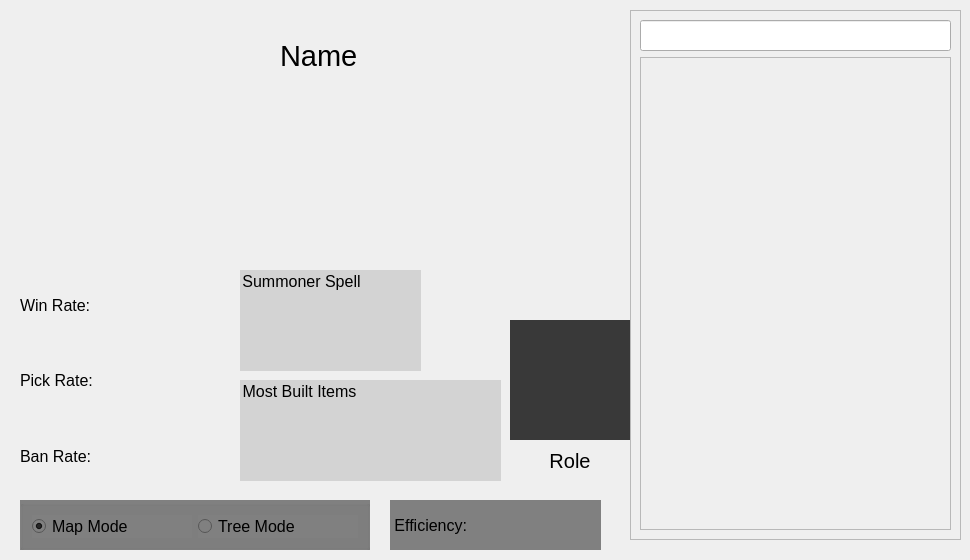
<?xml version="1.0" encoding="UTF-8"?>
<ui version="4.0">
 <class>LOLStats</class>
 <widget class="QMainWindow" name="LOLStats">
  <property name="geometry">
   <rect>
    <x>0</x>
    <y>0</y>
    <width>970</width>
    <height>560</height>
   </rect>
  </property>
  <property name="font">
   <font>
    <pointsize>12</pointsize>
   </font>
  </property>
  <property name="windowTitle">
   <string>LOLStats</string>
  </property>
  <widget class="QWidget" name="centralwidget">
   <widget class="QLabel" name="champImage">
    <property name="geometry">
     <rect>
      <x>20</x>
      <y>20</y>
      <width>240</width>
      <height>240</height>
     </rect>
    </property>
    <property name="text">
     <string/>
    </property>
    <property name="pixmap">
     <pixmap resource="Resources.qrc">:/asset/images/LeagueAssets/League_of_Legends_icon.png</pixmap>
    </property>
    <property name="scaledContents">
     <bool>true</bool>
    </property>
   </widget>
   <widget class="QLabel" name="champName">
    <property name="geometry">
     <rect>
      <x>280</x>
      <y>10</y>
      <width>301</width>
      <height>91</height>
     </rect>
    </property>
    <property name="font">
     <font>
      <pointsize>22</pointsize>
     </font>
    </property>
    <property name="text">
     <string>Name</string>
    </property>
    <property name="scaledContents">
     <bool>true</bool>
    </property>
   </widget>
   <widget class="QGroupBox" name="dataModeBox">
    <property name="geometry">
     <rect>
      <x>20</x>
      <y>500</y>
      <width>350</width>
      <height>50</height>
     </rect>
    </property>
    <property name="autoFillBackground">
     <bool>false</bool>
    </property>
    <property name="styleSheet">
     <string notr="true">background-color:grey;</string>
    </property>
    <property name="title">
     <string/>
    </property>
    <layout class="QHBoxLayout" name="horizontalLayout">
     <item>
      <widget class="QRadioButton" name="mapButton">
       <property name="enabled">
        <bool>true</bool>
       </property>
       <property name="sizePolicy">
        <sizepolicy hsizetype="Minimum" vsizetype="Fixed">
         <horstretch>0</horstretch>
         <verstretch>0</verstretch>
        </sizepolicy>
       </property>
       <property name="font">
        <font>
         <pointsize>12</pointsize>
         <stylestrategy>PreferAntialias</stylestrategy>
         <kerning>true</kerning>
        </font>
       </property>
       <property name="styleSheet">
        <string notr="true"/>
       </property>
       <property name="text">
        <string>Map Mode</string>
       </property>
       <property name="checked">
        <bool>true</bool>
       </property>
      </widget>
     </item>
     <item>
      <widget class="QRadioButton" name="treeButton">
       <property name="sizePolicy">
        <sizepolicy hsizetype="Minimum" vsizetype="Fixed">
         <horstretch>0</horstretch>
         <verstretch>0</verstretch>
        </sizepolicy>
       </property>
       <property name="font">
        <font>
         <pointsize>12</pointsize>
        </font>
       </property>
       <property name="text">
        <string>Tree Mode</string>
       </property>
      </widget>
     </item>
    </layout>
   </widget>
   <widget class="QGroupBox" name="summonerSpell">
    <property name="geometry">
     <rect>
      <x>240</x>
      <y>270</y>
      <width>181</width>
      <height>101</height>
     </rect>
    </property>
    <property name="font">
     <font>
      <pointsize>12</pointsize>
      <kerning>true</kerning>
     </font>
    </property>
    <property name="styleSheet">
     <string notr="true">background-color:lightgrey; border: 1px;</string>
    </property>
    <property name="title">
     <string>Summoner Spell</string>
    </property>
    <widget class="QLabel" name="summonerSpellP1">
     <property name="geometry">
      <rect>
       <x>20</x>
       <y>30</y>
       <width>60</width>
       <height>60</height>
      </rect>
     </property>
     <property name="text">
      <string/>
     </property>
     <property name="pixmap">
      <pixmap resource="Resources.qrc">:/spells/images/LeagueSpells/Ghost.png</pixmap>
     </property>
     <property name="scaledContents">
      <bool>true</bool>
     </property>
    </widget>
    <widget class="QLabel" name="summonerSpellP2">
     <property name="geometry">
      <rect>
       <x>100</x>
       <y>30</y>
       <width>60</width>
       <height>60</height>
      </rect>
     </property>
     <property name="text">
      <string/>
     </property>
     <property name="pixmap">
      <pixmap resource="Resources.qrc">:/spells/images/LeagueSpells/Heal.png</pixmap>
     </property>
     <property name="scaledContents">
      <bool>true</bool>
     </property>
    </widget>
   </widget>
   <widget class="QFrame" name="champSelect">
    <property name="geometry">
     <rect>
      <x>630</x>
      <y>10</y>
      <width>331</width>
      <height>530</height>
     </rect>
    </property>
    <property name="frameShape">
     <enum>QFrame::StyledPanel</enum>
    </property>
    <property name="frameShadow">
     <enum>QFrame::Raised</enum>
    </property>
    <layout class="QVBoxLayout" name="verticalLayout">
     <item>
      <widget class="QLineEdit" name="searchBox">
       <property name="font">
        <font>
         <pointsize>14</pointsize>
        </font>
       </property>
       <property name="placeholderText">
        <string/>
       </property>
      </widget>
     </item>
     <item>
      <widget class="QScrollArea" name="scrollArea">
       <property name="styleSheet">
        <string notr="true"/>
       </property>
       <property name="widgetResizable">
        <bool>true</bool>
       </property>
       <widget class="QWidget" name="scrollAreaWidgetContents">
        <property name="geometry">
         <rect>
          <x>0</x>
          <y>0</y>
          <width>305</width>
          <height>463</height>
         </rect>
        </property>
       </widget>
      </widget>
     </item>
    </layout>
   </widget>
   <widget class="QWidget" name="verticalLayoutWidget">
    <property name="geometry">
     <rect>
      <x>20</x>
      <y>270</y>
      <width>211</width>
      <height>221</height>
     </rect>
    </property>
    <layout class="QVBoxLayout" name="rates">
     <property name="sizeConstraint">
      <enum>QLayout::SetDefaultConstraint</enum>
     </property>
     <item>
      <widget class="QLabel" name="winRate">
       <property name="text">
        <string>Win Rate:</string>
       </property>
       <property name="scaledContents">
        <bool>true</bool>
       </property>
      </widget>
     </item>
     <item>
      <widget class="QLabel" name="pickRate">
       <property name="sizePolicy">
        <sizepolicy hsizetype="Preferred" vsizetype="Preferred">
         <horstretch>0</horstretch>
         <verstretch>0</verstretch>
        </sizepolicy>
       </property>
       <property name="text">
        <string>Pick Rate:</string>
       </property>
       <property name="scaledContents">
        <bool>true</bool>
       </property>
      </widget>
     </item>
     <item>
      <widget class="QLabel" name="banRate">
       <property name="sizePolicy">
        <sizepolicy hsizetype="Preferred" vsizetype="Preferred">
         <horstretch>0</horstretch>
         <verstretch>0</verstretch>
        </sizepolicy>
       </property>
       <property name="text">
        <string>Ban Rate:</string>
       </property>
       <property name="scaledContents">
        <bool>true</bool>
       </property>
      </widget>
     </item>
    </layout>
   </widget>
   <widget class="QLabel" name="roleIcon">
    <property name="geometry">
     <rect>
      <x>510</x>
      <y>320</y>
      <width>120</width>
      <height>120</height>
     </rect>
    </property>
    <property name="styleSheet">
     <string notr="true">background-color: rgb(57, 57, 57);</string>
    </property>
    <property name="text">
     <string/>
    </property>
    <property name="pixmap">
     <pixmap resource="Resources.qrc">:/roles/images/LaneIcons/Specialist_icon.png</pixmap>
    </property>
    <property name="scaledContents">
     <bool>true</bool>
    </property>
   </widget>
   <widget class="QLabel" name="roleName">
    <property name="geometry">
     <rect>
      <x>510</x>
      <y>440</y>
      <width>120</width>
      <height>41</height>
     </rect>
    </property>
    <property name="font">
     <font>
      <pointsize>15</pointsize>
     </font>
    </property>
    <property name="styleSheet">
     <string notr="true"/>
    </property>
    <property name="text">
     <string>Role</string>
    </property>
    <property name="alignment">
     <set>Qt::AlignCenter</set>
    </property>
   </widget>
   <widget class="QLabel" name="efficiency">
    <property name="geometry">
     <rect>
      <x>390</x>
      <y>500</y>
      <width>211</width>
      <height>50</height>
     </rect>
    </property>
    <property name="font">
     <font>
      <pointsize>12</pointsize>
     </font>
    </property>
    <property name="styleSheet">
     <string notr="true">background-color:grey;</string>
    </property>
    <property name="text">
     <string> Efficiency:</string>
    </property>
   </widget>
   <widget class="QGroupBox" name="itemList">
    <property name="geometry">
     <rect>
      <x>240</x>
      <y>380</y>
      <width>261</width>
      <height>101</height>
     </rect>
    </property>
    <property name="font">
     <font>
      <pointsize>12</pointsize>
      <kerning>true</kerning>
     </font>
    </property>
    <property name="styleSheet">
     <string notr="true">background-color:lightgrey; border: 1px;</string>
    </property>
    <property name="title">
     <string>Most Built Items</string>
    </property>
    <widget class="QLabel" name="item1">
     <property name="geometry">
      <rect>
       <x>20</x>
       <y>30</y>
       <width>60</width>
       <height>60</height>
      </rect>
     </property>
     <property name="text">
      <string/>
     </property>
     <property name="pixmap">
      <pixmap resource="Resources.qrc">:/items/images/LeagueItems/Tear_of_the_Goddess_item.png</pixmap>
     </property>
     <property name="scaledContents">
      <bool>true</bool>
     </property>
    </widget>
    <widget class="QLabel" name="item2">
     <property name="geometry">
      <rect>
       <x>100</x>
       <y>30</y>
       <width>60</width>
       <height>60</height>
      </rect>
     </property>
     <property name="text">
      <string/>
     </property>
     <property name="pixmap">
      <pixmap resource="Resources.qrc">:/items/images/LeagueItems/Tear_of_the_Goddess_item.png</pixmap>
     </property>
     <property name="scaledContents">
      <bool>true</bool>
     </property>
    </widget>
    <widget class="QLabel" name="item3">
     <property name="geometry">
      <rect>
       <x>180</x>
       <y>30</y>
       <width>60</width>
       <height>60</height>
      </rect>
     </property>
     <property name="text">
      <string/>
     </property>
     <property name="pixmap">
      <pixmap resource="Resources.qrc">:/items/images/LeagueItems/Tear_of_the_Goddess_item.png</pixmap>
     </property>
     <property name="scaledContents">
      <bool>true</bool>
     </property>
    </widget>
   </widget>
  </widget>
 </widget>
 <resources>
  <include location="Resources.qrc"/>
 </resources>
 <connections/>
</ui>
